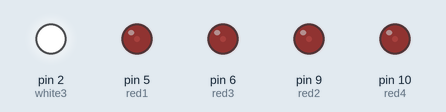
A sketch run on a simulated Arduino Uno, built with avr-gcc and run on an emulated ATmega328P. On the bench: output pins drawn as LEDs (lit = HIGH).

Above: at 0.1 s.
Timing chart, 0 to 1.6 s (numbered marks = the images above):
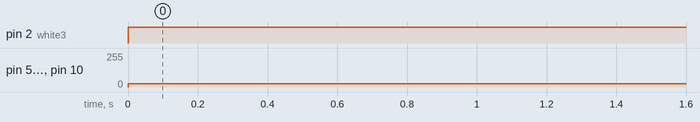

Measured:
- by itself, pin 2 (white3): LOW → HIGH at 0.00 s
- by itself, pin 5 (red1), pin 6 (red3), pin 9 (red2), pin 10 (red4): 0/255 → 25/255 at 0.00 s

The sketch:

ALLRED_WHITE3.ino
```cpp
const int red1 = 5;
const int red2 = 9;
const int red3 = 6;
const int red4 = 10;
const int white3 = 2;

void setup() {
  pinMode(red1, OUTPUT);
  pinMode(red2, OUTPUT);
  pinMode(red3, OUTPUT);
  pinMode(red4, OUTPUT);
  pinMode(white3, OUTPUT);
}

void loop() {
  analogWrite(red1, 25);
  analogWrite(red2, 25);
  analogWrite(red3, 25);
  analogWrite(red4, 25);
  digitalWrite(white3, HIGH);
}
```
